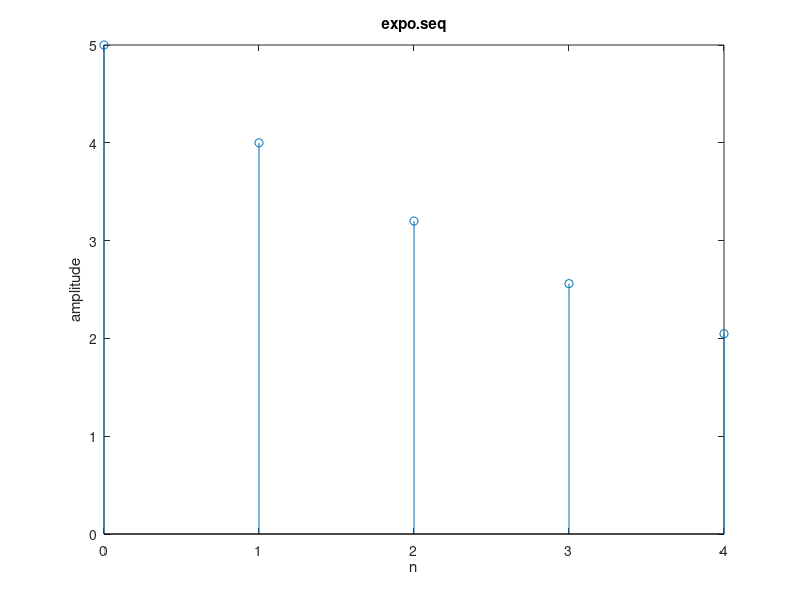

Reproduce this figure in MATLAB.
sample=input('enter samples: ');
k=input('Enter K: ');
a=0.8;
n=0:1:sample-1;
y= k*(a.^n);
stem(n,y);
xlabel('n');
ylabel('amplitude');
title('expo.seq');